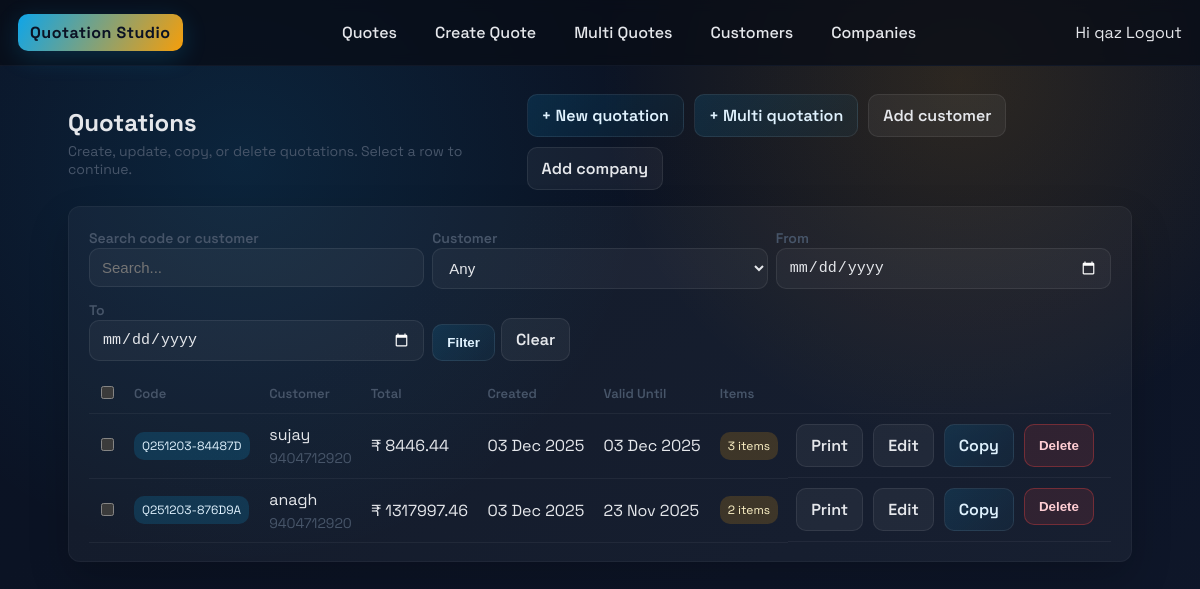
The page / (signed in) on the database its author committed.
### quotation_models/models.py (models this page shows, shortened)
class Quotation(models.Model):
    code = models.CharField(max_length=40, unique=True)
    buyer = models.ForeignKey(Buyer, on_delete=models.PROTECT)
    created_by = models.ForeignKey(User, on_delete=models.PROTECT)
    notes = models.TextField(blank=True, default="")
    include_gst = models.BooleanField(default=True)
    currency = models.CharField(max_length=8, default="INR")
    created_at = models.DateTimeField(auto_now_add=True)
    valid_until = models.DateTimeField(null=True, blank=True)
    subtotal = models.DecimalField(max_digits=12, decimal_places=2, default=0)
    tax = models.DecimalField(max_digits=12, decimal_places=2, default=0)
    total = models.DecimalField(max_digits=12, decimal_places=2, default=0)
    class Meta:
        app_label = "quotation_models"

class Buyer(models.Model):
    name = models.CharField(max_length=200)
    phone = models.CharField(max_length=50, blank=True, default="")
    email = models.EmailField(blank=True, null=True)
    address = models.TextField(blank=True, default="")
    gstin = models.CharField(max_length=32, blank=True, default="")
    class Meta:
        app_label = "quotation_models"

### quotations/views.py (the view)
# urls.py: path("", views.quotation_list, name="list"),
@login_required
def quotation_list(request):
    qs = Quotation.objects.filter(created_by=request.user).select_related("buyer").prefetch_related("items").order_by("-created_at")
    q = request.GET.get("q", "").strip()
    buyer_id = request.GET.get("buyer", "").strip()
    date_from = request.GET.get("from", "").strip()
    date_to = request.GET.get("to", "").strip()
    if q:
        qs = qs.filter(code__icontains=q) | qs.filter(buyer__name__icontains=q)
    if buyer_id:
        qs = qs.filter(buyer_id=buyer_id)
    if date_from:
        qs = qs.filter(created_at__date__gte=date_from)
    if date_to:
        qs = qs.filter(created_at__date__lte=date_to)
    buyers = Buyer.objects.order_by("name")
    quotes = qs
    return render(
        request,
        "quotations/quotation_list.html",
        {
            "quotes": quotes,
            "buyers": buyers,
            "q": q,
            "buyer_id": buyer_id,
            "date_from": date_from,
            "date_to": date_to,
        },
    )

### templates/quotations/quotation_list.html (shortened to what this page needs)
{% extends "base.html" %}
{% block content %}
<div class="page-header">
    <div>
        <h1 class="page-title">Quotations</h1>
        <p class="page-subtitle">Create, update, copy, or delete quotations. Select a row to continue.</p>
    </div>
    <div class="actions">
        <a class="btn" href="{% url 'quotations:create' %}">+ New quotation</a>
        <a class="btn" href="{% url 'quotations:multi_create' %}">+ Multi quotation</a>
        <a class="btn-secondary btn" href="{% url 'quotations:buyer_create' %}">Add customer</a>
        <a class="btn-secondary btn" href="{% url 'quotations:company_create' %}">Add company</a>
    </div>
</div>
<div class="panel">
    <form method="get" class="dual" style="margin-bottom:12px; gap:8px;">
        <div>
            <label class="page-subtitle">Search code or customer</label>
            <input type="text" name="q" value="{{ q }}" placeholder="Search..." />
        </div>
        <div>
            <label class="page-subtitle">Customer</label>
            <select name="buyer">
                <option value="">Any</option>
            </select>
        </div>
        <div>
            <label class="page-subtitle">From</label>
            <input type="date" name="from" value="{{ date_from }}">
        </div>
        <div>
            <label class="page-subtitle">To</label>
            <input type="date" name="to" value="{{ date_to }}">
        </div>
        <div style="display:flex; align-items:flex-end; gap:6px;">
            <button class="btn" type="submit">Filter</button>
            <a class="btn-secondary btn" href="{% url 'quotations:list' %}">Clear</a>
        </div>
    </form>
    {% if quotes %}
    <form id="multi-edit-form" method="get" action="{% url 'quotations:multi_edit' %}">
        <table class="table">
            <thead>
                <tr>
                    <th><input type="checkbox" id="select-all"></th>
                    <th>Code</th>
                    <th>Customer</th>
                    <th>Total</th>
                    <th>Created</th>
                    <th>Valid Until</th>
                    <th>Items</th>
                    <th></th>
                </tr>
            </thead>
            <tbody>
                {% for q in quotes %}
                <tr>
                    <td><input type="checkbox" name="ids" value="{{ q.id }}" class="quote-checkbox"></td>
                    <td><span class="tag accent">{{ q.code }}</span></td>
                    <td>
                        <div>{{ q.buyer.name }}</div>
                        <div class="page-subtitle">{{ q.buyer.phone|default:"" }}</div>
                    </td>
                    <td class="amount-cell">₹ {{ q.total }}</td>
                    <td>{{ q.created_at|date:"d M Y" }}</td>
                    <td>{{ q.valid_until|date:"d M Y" }}</td>
                    {% with item_count=q.items.all|length %}
                    <td><span class="tag amber">{{ item_count }} item{{ item_count|pluralize }}</span></td>
                    {% endwith %}
                    <td class="actions">
                        <a class="btn-secondary btn" href="{% url 'quotations:print' q.id %}" target="_blank">Print</a>
                        <a class="btn-secondary btn" href="{% url 'quotations:edit' q.id %}">Edit</a>
                        <a class="btn btn" href="{% url 'quotations:copy' q.id %}">Copy</a>
                        <form method="post" action="{% url 'quotations:delete' q.id %}" style="display:inline" onsubmit="return confirm('Delete this quotation?');">
                            <button class="btn btn-danger" type="submit">Delete</button>
                        </form>
                    </td>
                </tr>
                {% endfor %}
            </tbody>
        </table>
    </form>
    {% else %}
    <div class="empty">
        No quotations yet. Create your first one to get started.
    </div>
    {% endif %}
</div>
{% endblock %}

### templates/base.html (shortened to what this page needs)
{% load static %}
<!DOCTYPE html>
<html lang="en">
<head>
    <link rel="stylesheet" href="{% static 'quotations.css' %}">
</head>
<body>
    <header class="topbar">
        <a class="brand" href="{% url 'quotations:list' %}">Quotation Studio</a>
        <nav class="nav-links">
            <a href="{% url 'quotations:list' %}">Quotes</a>
            <a href="{% url 'quotations:create' %}">Create Quote</a>
            <a href="{% url 'quotations:multi_create' %}">Multi Quotes</a>
            <a href="{% url 'quotations:buyer_list' %}">Customers</a>
            <a href="{% url 'quotations:company_list' %}">Companies</a>
        </nav>
        <div class="user-info">
            {% if user.is_authenticated %}
                <span>Hi {{ user.username }}</span>
                <a href="{% url 'logout' %}">Logout</a>
            {% else %}
                <a href="{% url 'login' %}">Login</a>
            {% endif %}
        </div>
    </header>
    <main class="page-shell">
        {% block content %}{% endblock %}
    </main>
</body>
</html>

### static/quotations.css (style rules this page uses)
:root { --ink: #0f172a; --muted: #475569; --line: #1f2937; --surface: #0b1224; --panel: rgba(255, 255, 255, 0.04); --accent: #0ea5e9; --accent-2: #f59e0b; --success: #22c55e; --danger: #ef4444; --radius: 12px; color-scheme: dark; }
* { box-sizing: border-box; }
body { margin: 0; font-family: 'Space Grotesk', 'Chivo', sans-serif; background: radial-gradient(circle at 20% 20%, rgba(14,165,233,0.12), transparent 35%), radial-gradient(circle at 80% 10%, rgba(245,158,11,0.14), transparent 30%), linear-gradient(145deg, #0b1224, #0b1324 35%, #0f172a); color: #e5e7eb; min-height: 100vh; }
a { color: inherit; text-decoration: none; }
.topbar { display: flex; justify-content: space-between; align-items: center; padding: 14px 18px; border-bottom: 1px solid #111827; background: rgba(8, 12, 22, 0.75); backdrop-filter: blur(6px); position: sticky; top: 0; z-index: 10; }
.brand { font-weight: 700; letter-spacing: 0.5px; padding: 8px 12px; border-radius: 10px; background: linear-gradient(120deg, var(--accent), var(--accent-2)); color: #0b1224; box-shadow: 0 6px 24px rgba(14,165,233,0.2); }
.nav-links { display: flex; gap: 14px; font-weight: 500; }
.nav-links a { padding: 8px 12px; border-radius: 10px; transition: background 0.2s ease, color 0.2s ease; }
.page-shell { padding: 28px 18px 48px; max-width: 1100px; margin: 0 auto; }
.panel { background: var(--panel); border: 1px solid rgba(255,255,255,0.04); border-radius: var(--radius); box-shadow: 0 18px 40px rgba(0,0,0,0.2); padding: 18px 20px; }
.page-header { display: flex; justify-content: space-between; align-items: center; margin-bottom: 16px; gap: 12px; }
.page-title { font-size: 24px; font-weight: 700; margin: 0; }
.page-subtitle { color: var(--muted); margin: 4px 0 0 0; font-size: 14px; }
.btn { display: inline-flex; align-items: center; gap: 6px; padding: 10px 14px; border-radius: 10px; border: 1px solid rgba(255,255,255,0.08); background: linear-gradient(135deg, rgba(14,165,233,0.14), rgba(14,165,233,0.05)); color: #e0f2fe; cursor: pointer; font-weight: 600; transition: transform 0.08s ease, box-shadow 0.2s ease, border-color 0.2s ease; }
.btn-secondary { background: rgba(255,255,255,0.05); color: #e5e7eb; }
.btn-danger { background: rgba(239, 68, 68, 0.12); color: #fecdd3; border-color: rgba(239,68,68,0.35); }
.table { width: 100%; border-collapse: collapse; border-spacing: 0; margin-top: 6px; }
.table th, .table td { padding: 10px 8px; border-bottom: 1px solid rgba(255,255,255,0.05); }
.table th { text-align: left; color: var(--muted); font-weight: 600; font-size: 13px; }
.tag { display: inline-flex; align-items: center; gap: 6px; font-size: 12px; padding: 6px 8px; border-radius: 10px; background: rgba(255,255,255,0.05); color: #cbd5e1; }
.tag.accent { background: rgba(14,165,233,0.18); color: #e0f2fe; }
.tag.amber { background: rgba(245,158,11,0.18); color: #fef3c7; }
form label { font-weight: 600; color: #cbd5e1; margin-bottom: 6px; display: inline-block; }
input[type="text"], input[type="email"], input[type="number"], input[type="date"], input[type="password"], textarea, select { width: 100%; background: rgba(255,255,255,0.04); border: 1px solid rgba(255,255,255,0.08); color: #e5e7eb; border-radius: 10px; padding: 10px 12px; font-size: 15px; }
.dual { display: grid; grid-template-columns: repeat(auto-fit, minmax(260px, 1fr)); gap: 14px; }
.actions { display: flex; gap: 10px; flex-wrap: wrap; }

### rows shown on the page
Quotation: code "Q251203-84487D", buyer.name "sujay", buyer.phone "9404712920", total "8446.44", created_at "03 Dec 2025", valid_until "03 Dec 2025", items "3"
Quotation: code "Q251203-876D9A", buyer.name "anagh", buyer.phone "9404712920", total "1317997.46", created_at "03 Dec 2025", valid_until "23 Nov 2025", items "2"

### other values the page prints
{{ user.username }} "qaz"
